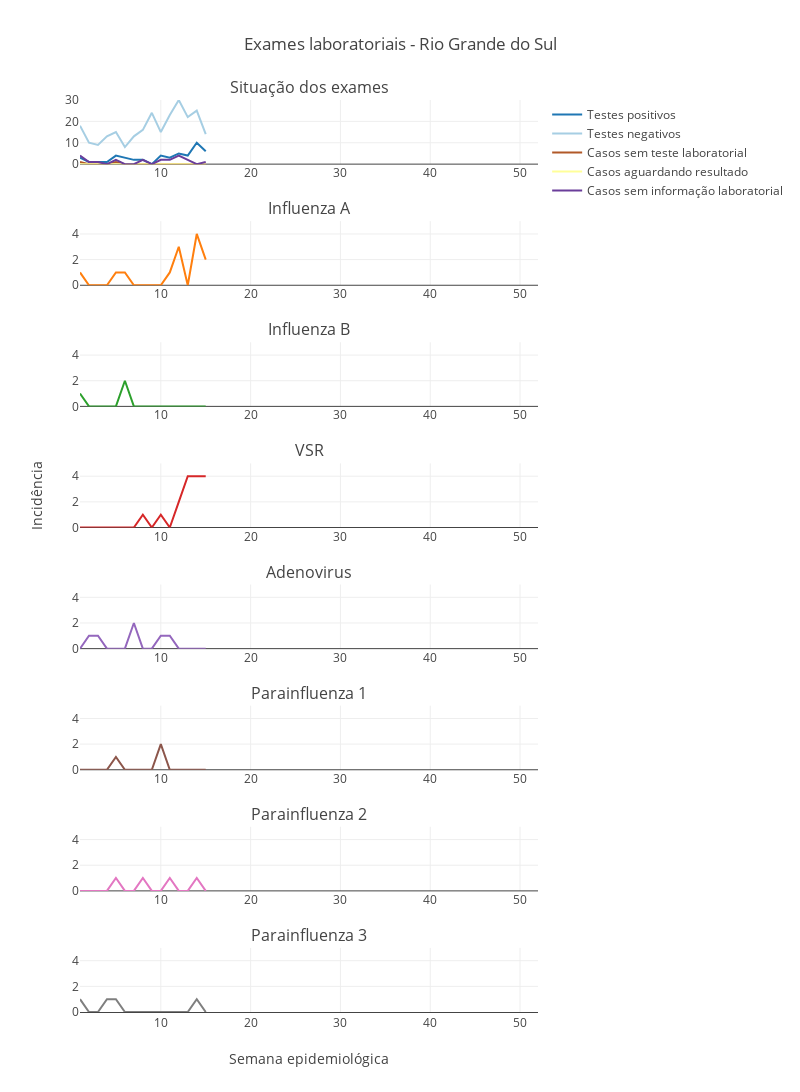

Source (notebook cell):
### Code cell
df = ethiological_timeseries(scale_id=1, territory_id=43, year=2017, week=15)
ethio_ts(df, scale_id = 1, year=2017)

### Figure 1 — Plotly figure (JSON) as saved in the notebook; plotly's stock layout.template omitted (floating-point values rounded to 4 significant figures)
{"data": [{"mode": "lines", "name": "Testes positivos", "type": "scatter", "x": [1, 2, 3, 4, 5, 6, 7, 8, 9, 10, 11, 12, 13, 14, 15], "xaxis": "x1", "y": [3, 1, 1, 1, 4, 3, 2, 2, 0, 4, 3, 5, 4, 10, 6], "yaxis": "y1"}, {"mode": "lines", "name": "Incidência", "showlegend": false, "type": "scatter", "x": [1, 2, 3, 4, 5, 6, 7, 8, 9, 10, 11, 12, 13, 14, 15], "xaxis": "x2", "y": [1, 0, 0, 0, 1, 1, 0, 0, 0, 0, 1, 3, 0, 4, 2], "yaxis": "y2"}, {"mode": "lines", "name": "Incidência", "showlegend": false, "type": "scatter", "x": [1, 2, 3, 4, 5, 6, 7, 8, 9, 10, 11, 12, 13, 14, 15], "xaxis": "x3", "y": [1, 0, 0, 0, 0, 2, 0, 0, 0, 0, 0, 0, 0, 0, 0], "yaxis": "y3"}, {"mode": "lines", "name": "Incidência", "showlegend": false, "type": "scatter", "x": [1, 2, 3, 4, 5, 6, 7, 8, 9, 10, 11, 12, 13, 14, 15], "xaxis": "x4", "y": [0, 0, 0, 0, 0, 0, 0, 1, 0, 1, 0, 2, 4, 4, 4], "yaxis": "y4"}, {"mode": "lines", "name": "Incidência", "showlegend": false, "type": "scatter", "x": [1, 2, 3, 4, 5, 6, 7, 8, 9, 10, 11, 12, 13, 14, 15], "xaxis": "x5", "y": [0, 1, 1, 0, 0, 0, 2, 0, 0, 1, 1, 0, 0, 0, 0], "yaxis": "y5"}, {"mode": "lines", "name": "Incidência", "showlegend": false, "type": "scatter", "x": [1, 2, 3, 4, 5, 6, 7, 8, 9, 10, 11, 12, 13, 14, 15], "xaxis": "x6", "y": [0, 0, 0, 0, 1, 0, 0, 0, 0, 2, 0, 0, 0, 0, 0], "yaxis": "y6"}, {"mode": "lines", "name": "Incidência", "showlegend": false, "type": "scatter", "x": [1, 2, 3, 4, 5, 6, 7, 8, 9, 10, 11, 12, 13, 14, 15], "xaxis": "x7", "y": [0, 0, 0, 0, 1, 0, 0, 1, 0, 0, 1, 0, 0, 1, 0], "yaxis": "y7"}, {"mode": "lines", "name": "Incidência", "showlegend": false, "type": "scatter", "x": [1, 2, 3, 4, 5, 6, 7, 8, 9, 10, 11, 12, 13, 14, 15], "xaxis": "x8", "y": [1, 0, 0, 1, 1, 0, 0, 0, 0, 0, 0, 0, 0, 1, 0], "yaxis": "y8"}, {"line": {"color": "rgb(166,206,227)"}, "mode": "lines", "name": "Testes negativos", "type": "scatter", "x": [1, 2, 3, 4, 5, 6, 7, 8, 9, 10, 11, 12, 13, 14, 15], "xaxis": "x1", "y": [18, 10, 9, 13, 15, 8, 13, 16, 24, 15, 23, 30, 22, 25, 14], "yaxis": "y1"}, {"line": {"color": "rgb(177,89,40)"}, "mode": "lines", "name": "Casos sem teste laboratorial", "type": "scatter", "x": [1, 2, 3, 4, 5, 6, 7, 8, 9, 10, 11, 12, 13, 14, 15], "xaxis": "x1", "y": [1, 0, 0, 0, 1, 0, 0, 0, 0, 0, 0, 0, 0, 0, 0], "yaxis": "y1"}, {"line": {"color": "rgb(255,255,153)"}, "mode": "lines", "name": "Casos aguardando resultado", "type": "scatter", "x": [1, 2, 3, 4, 5, 6, 7, 8, 9, 10, 11, 12, 13, 14, 15], "xaxis": "x1", "y": [0, 0, 0, 0, 0, 0, 0, 0, 0, 0, 0, 0, 0, 0, 0], "yaxis": "y1"}, {"line": {"color": "rgb(106,61,154)"}, "mode": "lines", "name": "Casos sem informação laboratorial", "type": "scatter", "x": [1, 2, 3, 4, 5, 6, 7, 8, 9, 10, 11, 12, 13, 14, 15], "xaxis": "x1", "y": [4, 1, 1, 0, 2, 0, 0, 2, 0, 2, 2, 4, 2, 0, 1], "yaxis": "y1"}], "layout": {"annotations": [{"font": {"size": 16}, "showarrow": false, "text": "Situação dos exames", "x": 0.5, "xanchor": "center", "xref": "paper", "y": 1, "yanchor": "bottom", "yref": "paper"}, {"font": {"size": 16}, "showarrow": false, "text": "Influenza A", "x": 0.5, "xanchor": "center", "xref": "paper", "y": 0.8672, "yanchor": "bottom", "yref": "paper"}, {"font": {"size": 16}, "showarrow": false, "text": "Influenza B", "x": 0.5, "xanchor": "center", "xref": "paper", "y": 0.7344, "yanchor": "bottom", "yref": "paper"}, {"font": {"size": 16}, "showarrow": false, "text": "VSR", "x": 0.5, "xanchor": "center", "xref": "paper", "y": 0.6016, "yanchor": "bottom", "yref": "paper"}, {"font": {"size": 16}, "showarrow": false, "text": "Adenovirus", "x": 0.5, "xanchor": "center", "xref": "paper", "y": 0.4688, "yanchor": "bottom", "yref": "paper"}, {"font": {"size": 16}, "showarrow": false, "text": "Parainfluenza 1", "x": 0.5, "xanchor": "center", "xref": "paper", "y": 0.3359, "yanchor": "bottom", "yref": "paper"}, {"font": {"size": 16}, "showarrow": false, "text": "Parainfluenza 2", "x": 0.5, "xanchor": "center", "xref": "paper", "y": 0.2031, "yanchor": "bottom", "yref": "paper"}, {"font": {"size": 16}, "showarrow": false, "text": "Parainfluenza 3", "x": 0.5, "xanchor": "center", "xref": "paper", "y": 0.07031, "yanchor": "bottom", "yref": "paper"}], "height": 1600, "title": "Exames laboratoriais - Rio Grande do Sul", "width": 800, "xaxis1": {"anchor": "y1", "domain": [0, 1], "range": [1, 52]}, "xaxis2": {"anchor": "y2", "domain": [0, 1], "range": [1, 52]}, "xaxis3": {"anchor": "y3", "domain": [0, 1], "range": [1, 52]}, "xaxis4": {"anchor": "y4", "domain": [0, 1], "range": [1, 52]}, "xaxis5": {"anchor": "y5", "domain": [0, 1], "range": [1, 52]}, "xaxis6": {"anchor": "y6", "domain": [0, 1], "range": [1, 52]}, "xaxis7": {"anchor": "y7", "domain": [0, 1], "range": [1, 52]}, "xaxis8": {"anchor": "y8", "domain": [0, 1], "range": [1, 52], "showline": true, "title": "Semana epidemiológica", "zeroline": true}, "yaxis1": {"anchor": "x1", "domain": [0.9297, 1], "range": [0, 30], "rangemode": "nonnegative"}, "yaxis2": {"anchor": "x2", "domain": [0.7969, 0.8672], "range": [0, 5], "rangemode": "nonnegative"}, "yaxis3": {"anchor": "x3", "domain": [0.6641, 0.7344], "range": [0, 5], "rangemode": "nonnegative"}, "yaxis4": {"anchor": "x4", "domain": [0.5312, 0.6016], "range": [0, 5], "rangemode": "nonnegative", "title": "Incidência"}, "yaxis5": {"anchor": "x5", "domain": [0.3984, 0.4688], "range": [0, 5], "rangemode": "nonnegative"}, "yaxis6": {"anchor": "x6", "domain": [0.2656, 0.3359], "range": [0, 5], "rangemode": "nonnegative"}, "yaxis7": {"anchor": "x7", "domain": [0.1328, 0.2031], "range": [0, 5], "rangemode": "nonnegative"}, "yaxis8": {"anchor": "x8", "domain": [0, 0.07031], "range": [0, 5], "rangemode": "nonnegative"}}}
